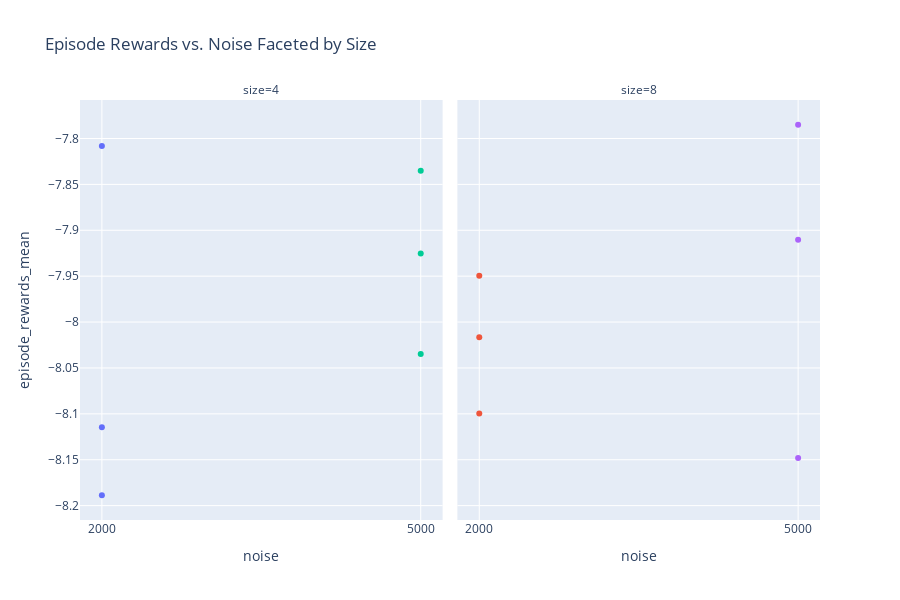

Here is the notebook cell this chart was saved with:
### Code cell
import plotly.express as px

# Define readable names for selected hyperparams
readable_names = {
    hyperparam_columns[0]: "noise",
    hyperparam_columns[1]: "size"
}

# Rename columns in a copy of the dataframe
plot_df = sub_df.rename(columns=readable_names)

# Assign new column names
x_col = "noise"
y_col = "episode_rewards_mean"
facet_col = "size"

# Plot
fig = px.scatter(
    plot_df,
    x=x_col,
    y=y_col,
    color="experiment_name",  # Optional: color by experiment
    facet_col=facet_col,
    title="Episode Rewards vs. Noise Faceted by Size",
    height=600
)

fig.update_layout(showlegend=False)
fig.show()

### Figure 1 — Plotly figure (JSON) as saved in the notebook; plotly's stock layout.template omitted (floating-point values rounded to 4 significant figures)
{"data": [{"hovertemplate": "experiment_name=0000_agent_params.args_.target_model_update_freq_2000__agent_params.args_.training_freq_4<br>size=4<br>noise=%{x}<br>episode_rewards_mean=%{y}<extra></extra>", "legendgroup": "0000_agent_params.args_.target_model_update_freq_2000__agent_params.args_.training_freq_4", "marker": {"color": "#636efa", "symbol": "circle"}, "mode": "markers", "name": "0000_agent_params.args_.target_model_update_freq_2000__agent_params.args_.training_freq_4", "orientation": "v", "showlegend": true, "type": "scatter", "x": ["2000", "2000", "2000"], "xaxis": "x", "y": [-8.115, -8.189, -7.808], "yaxis": "y"}, {"hovertemplate": "experiment_name=0001_agent_params.args_.target_model_update_freq_2000__agent_params.args_.training_freq_8<br>size=8<br>noise=%{x}<br>episode_rewards_mean=%{y}<extra></extra>", "legendgroup": "0001_agent_params.args_.target_model_update_freq_2000__agent_params.args_.training_freq_8", "marker": {"color": "#EF553B", "symbol": "circle"}, "mode": "markers", "name": "0001_agent_params.args_.target_model_update_freq_2000__agent_params.args_.training_freq_8", "orientation": "v", "showlegend": true, "type": "scatter", "x": ["2000", "2000", "2000"], "xaxis": "x2", "y": [-8.016, -8.1, -7.95], "yaxis": "y2"}, {"hovertemplate": "experiment_name=0002_agent_params.args_.target_model_update_freq_5000__agent_params.args_.training_freq_4<br>size=4<br>noise=%{x}<br>episode_rewards_mean=%{y}<extra></extra>", "legendgroup": "0002_agent_params.args_.target_model_update_freq_5000__agent_params.args_.training_freq_4", "marker": {"color": "#00cc96", "symbol": "circle"}, "mode": "markers", "name": "0002_agent_params.args_.target_model_update_freq_5000__agent_params.args_.training_freq_4", "orientation": "v", "showlegend": true, "type": "scatter", "x": ["5000", "5000", "5000"], "xaxis": "x", "y": [-7.925, -8.035, -7.835], "yaxis": "y"}, {"hovertemplate": "experiment_name=0003_agent_params.args_.target_model_update_freq_5000__agent_params.args_.training_freq_8<br>size=8<br>noise=%{x}<br>episode_rewards_mean=%{y}<extra></extra>", "legendgroup": "0003_agent_params.args_.target_model_update_freq_5000__agent_params.args_.training_freq_8", "marker": {"color": "#ab63fa", "symbol": "circle"}, "mode": "markers", "name": "0003_agent_params.args_.target_model_update_freq_5000__agent_params.args_.training_freq_8", "orientation": "v", "showlegend": true, "type": "scatter", "x": ["5000", "5000", "5000"], "xaxis": "x2", "y": [-7.91, -8.148, -7.785], "yaxis": "y2"}], "layout": {"annotations": [{"font": {}, "showarrow": false, "text": "size=4", "x": 0.245, "xanchor": "center", "xref": "paper", "y": 1, "yanchor": "bottom", "yref": "paper"}, {"font": {}, "showarrow": false, "text": "size=8", "x": 0.755, "xanchor": "center", "xref": "paper", "y": 1, "yanchor": "bottom", "yref": "paper"}], "height": 600, "legend": {"title": {"text": "experiment_name"}, "tracegroupgap": 0}, "showlegend": false, "title": {"text": "Episode Rewards vs. Noise Faceted by Size"}, "xaxis": {"anchor": "y", "domain": [0, 0.49], "title": {"text": "noise"}}, "xaxis2": {"anchor": "y2", "domain": [0.51, 1], "matches": "x", "title": {"text": "noise"}}, "yaxis": {"anchor": "x", "domain": [0, 1], "title": {"text": "episode_rewards_mean"}}, "yaxis2": {"anchor": "x2", "domain": [0, 1], "matches": "y", "showticklabels": false}}}
